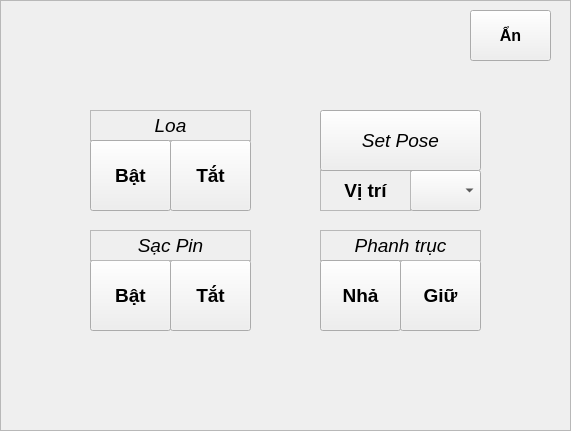
   <widget class="QFrame" name="fr_handMode_onof">
    <property name="geometry">
     <rect>
      <x>450</x>
      <y>60</y>
      <width>571</width>
      <height>431</height>
     </rect>
    </property>
    <property name="autoFillBackground">
     <bool>true</bool>
    </property>
    <property name="frameShape">
     <enum>QFrame::StyledPanel</enum>
    </property>
    <property name="frameShadow">
     <enum>QFrame::Raised</enum>
    </property>
    <widget class="QPushButton" name="bt_hideHandMode">
     <property name="geometry">
      <rect>
       <x>470</x>
       <y>10</y>
       <width>81</width>
       <height>51</height>
      </rect>
     </property>
     <property name="font">
      <font>
       <pointsize>12</pointsize>
       <weight>75</weight>
       <bold>true</bold>
      </font>
     </property>
     <property name="text">
      <string>Ẩn</string>
     </property>
    </widget>
    <widget class="QPushButton" name="bt_charger_off">
     <property name="geometry">
      <rect>
       <x>170</x>
       <y>260</y>
       <width>81</width>
       <height>71</height>
      </rect>
     </property>
     <property name="font">
      <font>
       <pointsize>14</pointsize>
       <weight>75</weight>
       <bold>true</bold>
      </font>
     </property>
     <property name="text">
      <string>Tắt</string>
     </property>
     <property name="autoRepeatDelay">
      <number>300</number>
     </property>
     <property name="autoRepeatInterval">
      <number>100</number>
     </property>
    </widget>
    <widget class="QPushButton" name="bt_charger_on">
     <property name="geometry">
      <rect>
       <x>90</x>
       <y>260</y>
       <width>81</width>
       <height>71</height>
      </rect>
     </property>
     <property name="font">
      <font>
       <pointsize>14</pointsize>
       <weight>75</weight>
       <bold>true</bold>
      </font>
     </property>
     <property name="text">
      <string>Bật</string>
     </property>
     <property name="checkable">
      <bool>false</bool>
     </property>
     <property name="autoRepeat">
      <bool>true</bool>
     </property>
     <property name="autoExclusive">
      <bool>true</bool>
     </property>
     <property name="autoRepeatDelay">
      <number>300</number>
     </property>
     <property name="autoRepeatInterval">
      <number>100</number>
     </property>
     <property name="autoDefault">
      <bool>true</bool>
     </property>
     <property name="default">
      <bool>false</bool>
     </property>
     <property name="flat">
      <bool>false</bool>
     </property>
    </widget>
    <widget class="QLabel" name="lb_charger">
     <property name="geometry">
      <rect>
       <x>90</x>
       <y>230</y>
       <width>161</width>
       <height>31</height>
      </rect>
     </property>
     <property name="font">
      <font>
       <pointsize>14</pointsize>
       <weight>50</weight>
       <italic>true</italic>
       <bold>false</bold>
      </font>
     </property>
     <property name="autoFillBackground">
      <bool>false</bool>
     </property>
     <property name="frameShape">
      <enum>QFrame::StyledPanel</enum>
     </property>
     <property name="lineWidth">
      <number>1</number>
     </property>
     <property name="midLineWidth">
      <number>0</number>
     </property>
     <property name="text">
      <string>Sạc Pin</string>
     </property>
     <property name="scaledContents">
      <bool>false</bool>
     </property>
     <property name="alignment">
      <set>Qt::AlignCenter</set>
     </property>
     <property name="wordWrap">
      <bool>false</bool>
     </property>
     <property name="openExternalLinks">
      <bool>false</bool>
     </property>
    </widget>
    <widget class="QPushButton" name="bt_speaker_off">
     <property name="geometry">
      <rect>
       <x>170</x>
       <y>140</y>
       <width>81</width>
       <height>71</height>
      </rect>
     </property>
     <property name="font">
      <font>
       <pointsize>14</pointsize>
       <weight>75</weight>
       <bold>true</bold>
      </font>
     </property>
     <property name="text">
      <string>Tắt</string>
     </property>
    </widget>
    <widget class="QLabel" name="lb_speaker">
     <property name="geometry">
      <rect>
       <x>90</x>
       <y>110</y>
       <width>161</width>
       <height>31</height>
      </rect>
     </property>
     <property name="font">
      <font>
       <pointsize>14</pointsize>
       <weight>50</weight>
       <italic>true</italic>
       <bold>false</bold>
      </font>
     </property>
     <property name="autoFillBackground">
      <bool>false</bool>
     </property>
     <property name="frameShape">
      <enum>QFrame::StyledPanel</enum>
     </property>
     <property name="lineWidth">
      <number>1</number>
     </property>
     <property name="midLineWidth">
      <number>0</number>
     </property>
     <property name="text">
      <string>Loa</string>
     </property>
     <property name="scaledContents">
      <bool>false</bool>
     </property>
     <property name="alignment">
      <set>Qt::AlignCenter</set>
     </property>
     <property name="wordWrap">
      <bool>false</bool>
     </property>
     <property name="openExternalLinks">
      <bool>false</bool>
     </property>
    </widget>
    <widget class="QPushButton" name="bt_speaker_on">
     <property name="geometry">
      <rect>
       <x>90</x>
       <y>140</y>
       <width>81</width>
       <height>71</height>
      </rect>
     </property>
     <property name="font">
      <font>
       <pointsize>14</pointsize>
       <weight>75</weight>
       <bold>true</bold>
      </font>
     </property>
     <property name="text">
      <string>Bật</string>
     </property>
    </widget>
    <widget class="QPushButton" name="bt_disableBrake_off">
     <property name="geometry">
      <rect>
       <x>400</x>
       <y>260</y>
       <width>81</width>
       <height>71</height>
      </rect>
     </property>
     <property name="font">
      <font>
       <pointsize>14</pointsize>
       <weight>75</weight>
       <bold>true</bold>
      </font>
     </property>
     <property name="text">
      <string>Giữ</string>
     </property>
    </widget>
    <widget class="QLabel" name="lb_brake">
     <property name="geometry">
      <rect>
       <x>320</x>
       <y>230</y>
       <width>161</width>
       <height>31</height>
      </rect>
     </property>
     <property name="font">
      <font>
       <pointsize>14</pointsize>
       <weight>50</weight>
       <italic>true</italic>
       <bold>false</bold>
      </font>
     </property>
     <property name="autoFillBackground">
      <bool>false</bool>
     </property>
     <property name="frameShape">
      <enum>QFrame::StyledPanel</enum>
     </property>
     <property name="lineWidth">
      <number>1</number>
     </property>
     <property name="midLineWidth">
      <number>0</number>
     </property>
     <property name="text">
      <string>Phanh trục</string>
     </property>
     <property name="scaledContents">
      <bool>false</bool>
     </property>
     <property name="alignment">
      <set>Qt::AlignCenter</set>
     </property>
     <property name="wordWrap">
      <bool>false</bool>
     </property>
     <property name="openExternalLinks">
      <bool>false</bool>
     </property>
    </widget>
    <widget class="QPushButton" name="bt_disableBrake_on">
     <property name="geometry">
      <rect>
       <x>320</x>
       <y>260</y>
       <width>81</width>
       <height>71</height>
      </rect>
     </property>
     <property name="font">
      <font>
       <pointsize>14</pointsize>
       <weight>75</weight>
       <bold>true</bold>
      </font>
     </property>
     <property name="text">
      <string>Nhả</string>
     </property>
    </widget>
    <widget class="QComboBox" name="cb_listAddressSetPose">
     <property name="geometry">
      <rect>
       <x>410</x>
       <y>170</y>
       <width>71</width>
       <height>41</height>
      </rect>
     </property>
     <property name="font">
      <font>
       <pointsize>20</pointsize>
      </font>
     </property>
     <property name="editable">
      <bool>false</bool>
     </property>
    </widget>
    <widget class="QLabel" name="lb_setPose">
     <property name="geometry">
      <rect>
       <x>320</x>
       <y>170</y>
       <width>91</width>
       <height>41</height>
      </rect>
     </property>
     <property name="font">
      <font>
       <pointsize>14</pointsize>
       <weight>75</weight>
       <italic>false</italic>
       <bold>true</bold>
      </font>
     </property>
     <property name="autoFillBackground">
      <bool>false</bool>
     </property>
     <property name="frameShape">
      <enum>QFrame::StyledPanel</enum>
     </property>
     <property name="lineWidth">
      <number>1</number>
     </property>
     <property name="midLineWidth">
      <number>0</number>
     </property>
     <property name="text">
      <string>Vị trí</string>
     </property>
     <property name="scaledContents">
      <bool>false</bool>
     </property>
     <property name="alignment">
      <set>Qt::AlignCenter</set>
     </property>
     <property name="wordWrap">
      <bool>false</bool>
     </property>
     <property name="openExternalLinks">
      <bool>false</bool>
     </property>
    </widget>
    <widget class="QPushButton" name="bt_setpose">
     <property name="geometry">
      <rect>
       <x>320</x>
       <y>110</y>
       <width>161</width>
       <height>61</height>
      </rect>
     </property>
     <property name="font">
      <font>
       <pointsize>14</pointsize>
       <weight>50</weight>
       <italic>true</italic>
       <bold>false</bold>
      </font>
     </property>
     <property name="text">
      <string>Set Pose</string>
     </property>
    </widget>
   </widget>
